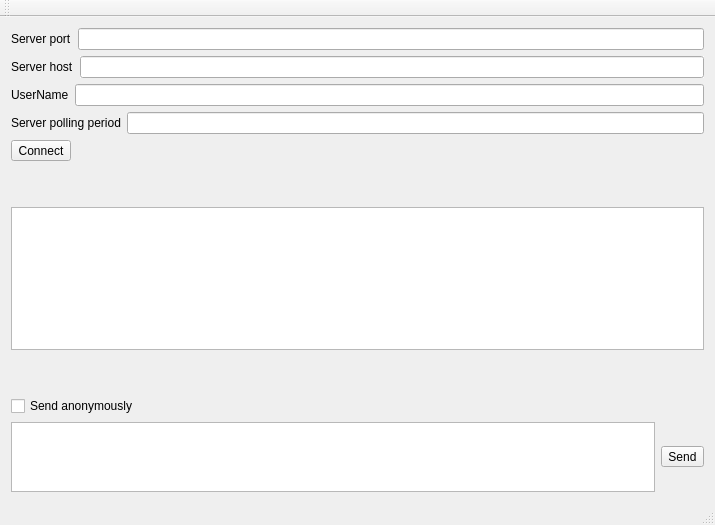
<?xml version="1.0" encoding="UTF-8"?>
<ui version="4.0">
 <class>MainWindow</class>
 <widget class="QMainWindow" name="MainWindow">
  <property name="geometry">
   <rect>
    <x>0</x>
    <y>0</y>
    <width>715</width>
    <height>525</height>
   </rect>
  </property>
  <property name="sizePolicy">
   <sizepolicy hsizetype="Expanding" vsizetype="Expanding">
    <horstretch>0</horstretch>
    <verstretch>0</verstretch>
   </sizepolicy>
  </property>
  <property name="windowTitle">
   <string>Client Window</string>
  </property>
  <widget class="QWidget" name="centralWidget">
   <layout class="QVBoxLayout" name="verticalLayout_2">
    <item>
     <layout class="QVBoxLayout" name="verticalLayout">
      <item>
       <layout class="QHBoxLayout" name="horizontalLayout">
        <item>
         <widget class="QLabel" name="label_port">
          <property name="text">
           <string>Server port</string>
          </property>
          <property name="buddy">
           <cstring>input_port</cstring>
          </property>
         </widget>
        </item>
        <item>
         <widget class="QLineEdit" name="input_port"/>
        </item>
       </layout>
      </item>
      <item>
       <layout class="QHBoxLayout" name="horizontalLayout_5">
        <item>
         <widget class="QLabel" name="label_host">
          <property name="text">
           <string>Server host</string>
          </property>
          <property name="buddy">
           <cstring>input_host</cstring>
          </property>
         </widget>
        </item>
        <item>
         <widget class="QLineEdit" name="input_host">
          <property name="tabletTracking">
           <bool>false</bool>
          </property>
          <property name="focusPolicy">
           <enum>Qt::StrongFocus</enum>
          </property>
          <property name="autoFillBackground">
           <bool>true</bool>
          </property>
         </widget>
        </item>
       </layout>
      </item>
      <item>
       <layout class="QHBoxLayout" name="horizontalLayout_2">
        <item>
         <widget class="QLabel" name="label_username">
          <property name="text">
           <string>UserName</string>
          </property>
          <property name="buddy">
           <cstring>input_username</cstring>
          </property>
         </widget>
        </item>
        <item>
         <widget class="QLineEdit" name="input_username"/>
        </item>
       </layout>
      </item>
      <item>
       <layout class="QHBoxLayout" name="horizontalLayout_3">
        <item>
         <widget class="QLabel" name="label_pollperiod">
          <property name="text">
           <string>Server polling period</string>
          </property>
          <property name="buddy">
           <cstring>input_period</cstring>
          </property>
         </widget>
        </item>
        <item>
         <widget class="QLineEdit" name="input_period"/>
        </item>
       </layout>
      </item>
      <item>
       <widget class="QToolButton" name="ConnectButton">
        <property name="text">
         <string>Connect</string>
        </property>
        <property name="checkable">
         <bool>false</bool>
        </property>
       </widget>
      </item>
      <item>
       <spacer name="verticalSpacer_3">
        <property name="orientation">
         <enum>Qt::Vertical</enum>
        </property>
        <property name="sizeType">
         <enum>QSizePolicy::Fixed</enum>
        </property>
        <property name="sizeHint" stdset="0">
         <size>
          <width>20</width>
          <height>40</height>
         </size>
        </property>
       </spacer>
      </item>
      <item>
       <widget class="QTextBrowser" name="chatarea">
        <property name="contextMenuPolicy">
         <enum>Qt::DefaultContextMenu</enum>
        </property>
       </widget>
      </item>
      <item>
       <spacer name="verticalSpacer_4">
        <property name="orientation">
         <enum>Qt::Vertical</enum>
        </property>
        <property name="sizeType">
         <enum>QSizePolicy::Fixed</enum>
        </property>
        <property name="sizeHint" stdset="0">
         <size>
          <width>20</width>
          <height>40</height>
         </size>
        </property>
       </spacer>
      </item>
      <item>
       <widget class="QCheckBox" name="anoncheckbox">
        <property name="text">
         <string>Send anonymously</string>
        </property>
       </widget>
      </item>
      <item>
       <layout class="QHBoxLayout" name="horizontalLayout_4">
        <item>
         <widget class="QTextEdit" name="input_message">
          <property name="sizePolicy">
           <sizepolicy hsizetype="Expanding" vsizetype="Maximum">
            <horstretch>0</horstretch>
            <verstretch>0</verstretch>
           </sizepolicy>
          </property>
         </widget>
        </item>
        <item>
         <widget class="QToolButton" name="SendButton">
          <property name="text">
           <string>Send</string>
          </property>
         </widget>
        </item>
       </layout>
      </item>
     </layout>
    </item>
   </layout>
  </widget>
  <widget class="QMenuBar" name="menuBar">
   <property name="enabled">
    <bool>false</bool>
   </property>
   <property name="geometry">
    <rect>
     <x>0</x>
     <y>0</y>
     <width>715</width>
     <height>17</height>
    </rect>
   </property>
  </widget>
  <widget class="QToolBar" name="mainToolBar">
   <attribute name="toolBarArea">
    <enum>TopToolBarArea</enum>
   </attribute>
   <attribute name="toolBarBreak">
    <bool>false</bool>
   </attribute>
  </widget>
  <widget class="QStatusBar" name="statusBar"/>
 </widget>
 <layoutdefault spacing="6" margin="11"/>
 <resources/>
 <connections/>
</ui>
